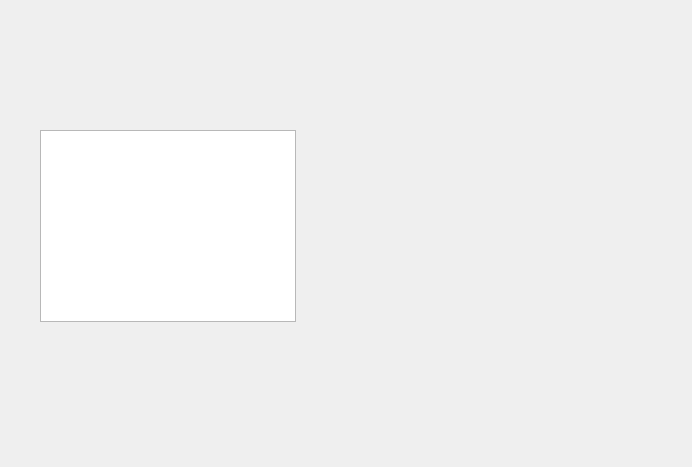
<?xml version="1.0" encoding="UTF-8"?>
<ui version="4.0">
 <class>AboutWin</class>
 <widget class="QDialog" name="AboutWin">
  <property name="windowModality">
   <enum>Qt::WindowModal</enum>
  </property>
  <property name="geometry">
   <rect>
    <x>0</x>
    <y>0</y>
    <width>692</width>
    <height>467</height>
   </rect>
  </property>
  <property name="windowTitle">
   <string>Dialog</string>
  </property>
  <property name="modal">
   <bool>false</bool>
  </property>
  <widget class="QGraphicsView" name="Image">
   <property name="geometry">
    <rect>
     <x>40</x>
     <y>130</y>
     <width>256</width>
     <height>192</height>
    </rect>
   </property>
  </widget>
 </widget>
 <resources/>
 <connections/>
</ui>
